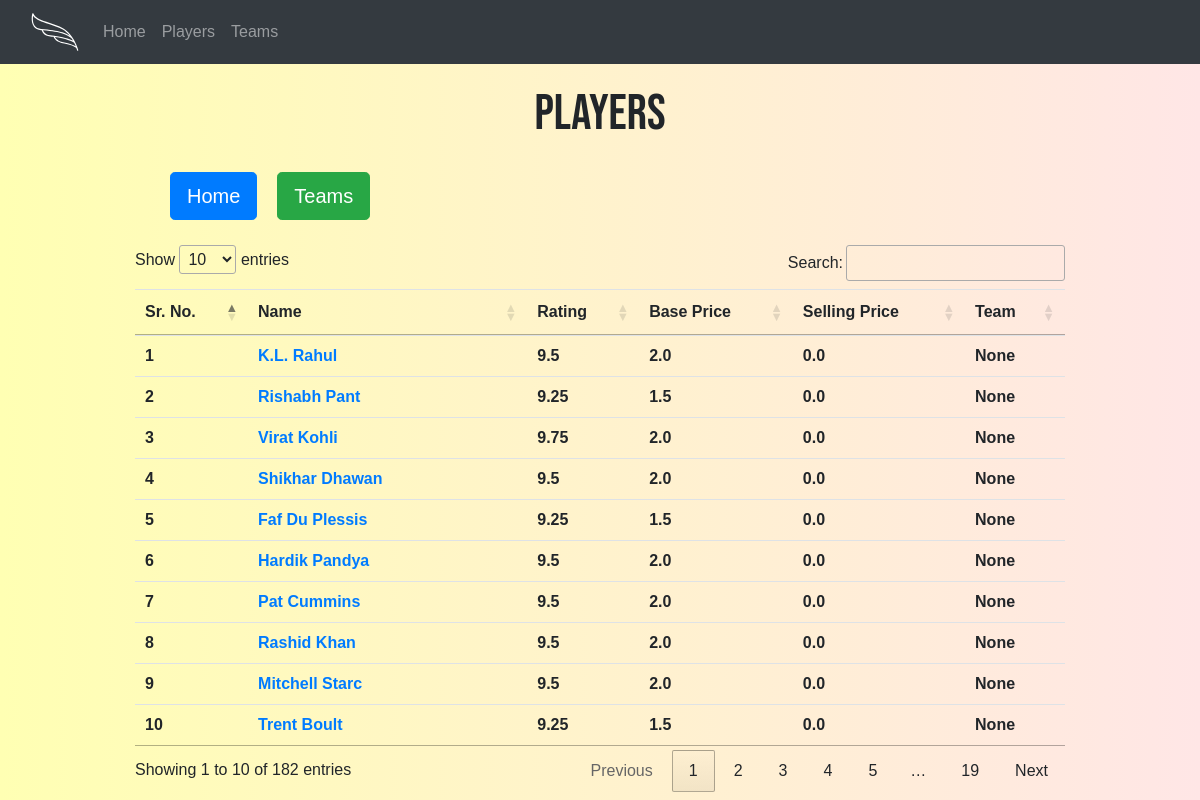
Screenshot of /players/ with the database file from the repository.
### teams/models.py (models this page shows, shortened)
class Player(models.Model):
    name = models.CharField(max_length=100, default="")
    base_price = models.FloatField(default=0)
    selling_price = models.FloatField(default=0)
    rating = models.FloatField(default=0)
    team = models.ForeignKey(Team, on_delete = models.PROTECT, null = True, blank = True, related_name="players")
    img = models.URLField(blank=True,null=True)

### teams/views.py (the view)
# urls.py: path('players/', players, name="players"),
def players(request):
    queryset = Player.objects.all()
    context = {
        'players':queryset,
    }
    return render(request, "teams/players.html", context)

### teams/templates/teams/players.html (shortened to what this page needs)
<!DOCTYPE html>
<html lang="en">
  <head>
    <link
      rel="stylesheet"
      href="https://cdn.jsdelivr.net/npm/bootstrap@4.3.1/dist/css/bootstrap.min.css"
    />
    <link
      rel="stylesheet"
      type="text/css"
      href="https://cdn.datatables.net/1.12.1/css/jquery.dataTables.css"
    />
  </head>
  <body>
    {% include 'teams/navbar.html' %}
    <div class="players-page">
      <div class="header">
        <h1>Players</h1>
        <div class="buttons">
        <a href="{% url 'home' %}" class="btn btn-primary btn-lg" role="button">Home</a>
        <a href="{% url 'teams' %}" class="btn btn-success btn-lg" role="button">Teams</a>
        </div>
      </div>
      <div class="container">
        <table class="table" id="myTable">
          <thead>
            <tr>
              <th>Sr. No.</th>
              <th>Name</th>
              <th>Rating</th>
              <th>Base Price</th>
              <th>Selling Price</th>
              <th>Team</th>
            </tr>
          </thead>
          <tbody>
            {% for player in players %}
            <tr>
              <th>{{ forloop.counter }}</th>
              <th><a href="{% url 'player' player.pk %}">{{player.name}}</a></th>
              <th>{{player.rating}}</th>
              <th>{{player.base_price}}</th>
              <th>{{player.selling_price}}</th>
              <th>{{player.team}}</th>
            </tr>
            {% endfor %}
          </tbody>
        </table>
      </div>
    </div>
  </body>
</html>

### teams/templates/teams/navbar.html (style rules this page uses)
body { font-family: Montserrat, sans-serif; }

### teams/templates/teams/players.html (style rules this page uses)
body { background: #DFC2F2; background-image: linear-gradient( to right, #ffffb3,#ffe6e6); }
.players-page { margin:0 10%; }
.buttons { display:flex; align-items: center; justify-content:left; margin: 0 50px; }
.header h1 { text-align: center; padding: 20px; font-family: 'Bebas Neue', cursive; font-size: 50px; }
.header a { margin-right:20px; }
.container { margin-top:25px; }

### rows the page displays
Player: name "K.L. Rahul", rating "9.5", base_price "2.0", selling_price "0.0", team "None"
Player: name "Rishabh Pant", rating "9.25", base_price "1.5", selling_price "0.0", team "None"
Player: name "Virat Kohli", rating "9.75", base_price "2.0", selling_price "0.0", team "None"
Player: name "Shikhar Dhawan", rating "9.5", base_price "2.0", selling_price "0.0", team "None"
Player: name "Faf Du Plessis", rating "9.25", base_price "1.5", selling_price "0.0", team "None"
Player: name "Hardik Pandya", rating "9.5", base_price "2.0", selling_price "0.0", team "None"
Player: name "Pat Cummins", rating "9.5", base_price "2.0", selling_price "0.0", team "None"
Player: name "Rashid Khan", rating "9.5", base_price "2.0", selling_price "0.0", team "None"
Player: name "Mitchell Starc", rating "9.5", base_price "2.0", selling_price "0.0", team "None"
Player: name "Trent Boult", rating "9.25", base_price "1.5", selling_price "0.0", team "None"
